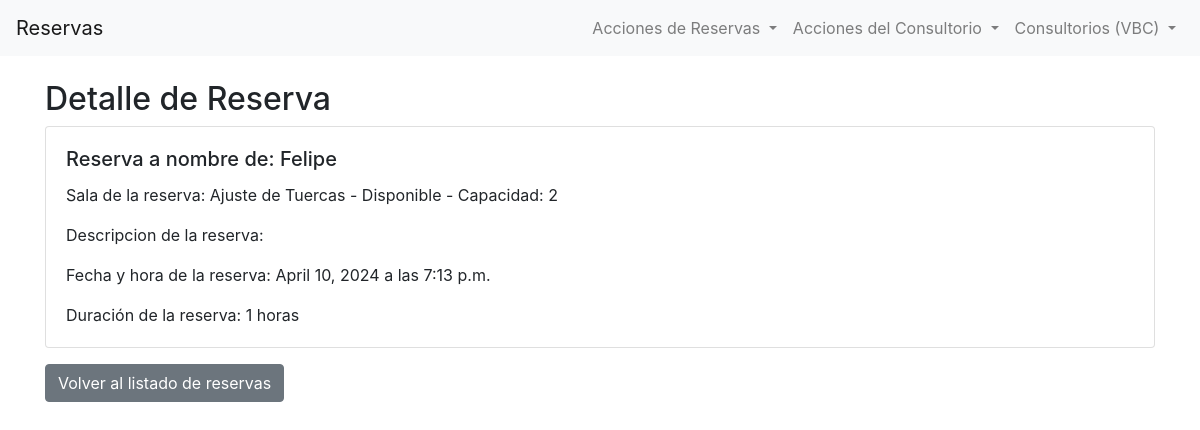
Screenshot of /bookings/detail-booking/2 with the database file from the repository.
### bookings/models.py (models this page shows, shortened)
class Reserva(models.Model):
    nombre_de_usuario = models.CharField(max_length=50)
    consultorio = models.ForeignKey(Consultorio, on_delete=models.CASCADE, related_name='reservas')
    fecha = models.DateField(default=timezone.now)
    hora = models.TimeField(default=timezone.now)
    duracion = models.IntegerField(default=1)
    descripcion = models.TextField(blank=True, null=True, max_length=50)

class Consultorio(models.Model):
    nombre = models.CharField(max_length=100)
    disponible = models.BooleanField(default=True)
    capacidad = models.IntegerField()
    descripcion = models.TextField(blank=True, null=True, max_length=50)
    def __str__(self):
        return f"{self.nombre} - {'Disponible' if self.disponible else 'No Disponible'} - Capacidad: {self.capacidad}"

### bookings/views.py (the view)
# urls.py: path("detail-booking/<booking_id>", detail_booking_view ),
def detail_booking_view(request, booking_id):
    reserva = Reserva.objects.get(id=booking_id)
    contexto_dict = {"reserva" : reserva}
    return render(request, "bookings/detail-booking.html", contexto_dict)

### bookings/templates/bookings/detail-booking.html (shortened to what this page needs)
{% extends 'bookings/base.html' %}
{% block content %}
<section>
    <h2>Detalle de Reserva</h2>
    <div class="card mb-3">
        <div class="card-body">
            <h5 class="card-title">Reserva a nombre de: {{ reserva.nombre_de_usuario }}</h5>
            <p class="card-text">Sala de la reserva: {{ reserva.consultorio }}</p>
            <p class="card-text">Descripcion de la reserva: {{ reserva.descripcion }}</p>
            <p class="card-text">Fecha y hora de la reserva: {{ reserva.fecha }} a las {{ reserva.hora }}</p>
            <p class="card-text">Duración de la reserva: {{ reserva.duracion }} horas</p>
        </div>
    </div>
    <a href="/bookings/list" class="btn btn-secondary">Volver al listado de reservas</a>
</section>
{% endblock %}

### rows the page displays
Reserva: nombre_de_usuario "Felipe", consultorio "Ajuste de Tuercas - Disponible - Capacidad: 2", fecha "April 10, 2024", hora "7:13 p.m.", duracion "1"
